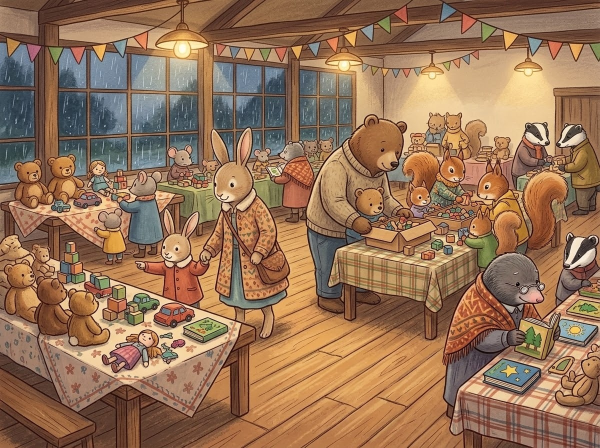
#> input picture assets/places/umbrella/bazaar-photo-higgsfield-original.jpg, 1200 x 896 px, given in place of hall-v2-a-higgsfield-original.png, which was not available (shown at 1/2 size)
$ python cut-umbrella-places.py
#> lines starting #> are read from the running program, lines starting #| are printed output that depends on the picture
"""Umbrella case places, each drawn as one tall Higgsfield picture with its floor (as Betty's home): scaled to 1376 wide,
a 1376x768 band from `top` is the place picture (<id>.webp), everything under it the conversation floor (<id>-floor.jpg,
ART_FLOOR). The band starts a little down where the drawing's ceiling or sky is empty.
The hall is the redrawn picture (2026-11-18, user pick A: no floor banner, no umbrella stand, a potted plant by the door,
a board and a poster with no readable words); the first hall (hall-higgsfield-original.jpg), its umbrella stand front
(stand-front.png) and the bazaar photo (bazaar-photo.webp) are kept on disk but no longer cut or used.
Toy Nest and Windmill Hill left the case (everyone in the hall) and are not cut again.
Run from the project folder: python -I scripts/cut-umbrella-places.py"""
from PIL import Image
D = 'assets/places/umbrella/'
SRC = {'hall': 'hall-v2-a-higgsfield-original.png'}
TOP = {'hall': 100}
for id, top in TOP.items():
    im = Image.open(D + SRC[id]).convert('RGB').resize((1376, 1843), Image.LANCZOS)
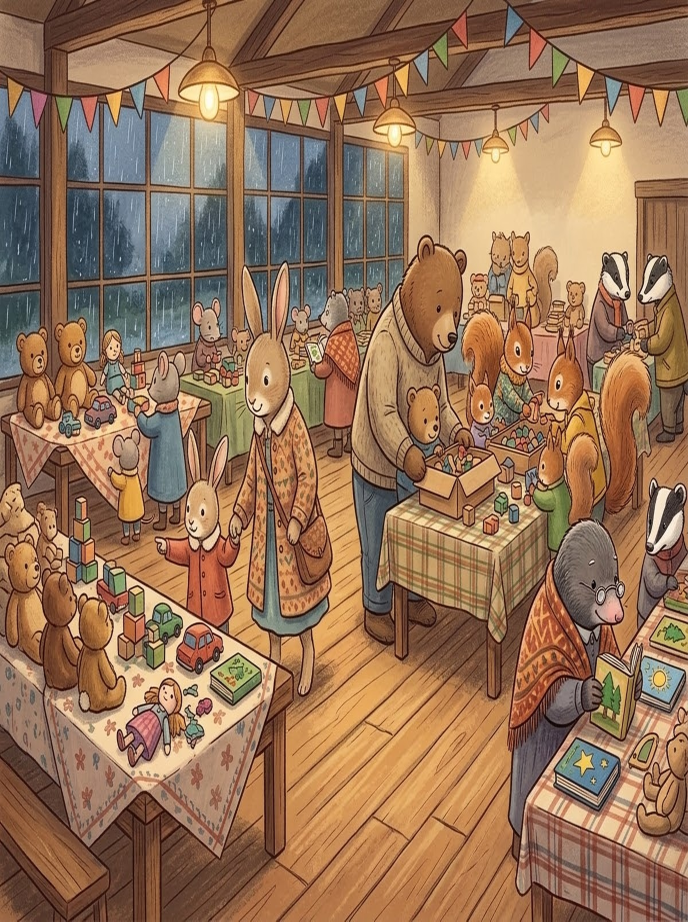
#> im: PIL image 1376x1843 RGB (shown at 1/2 size); mean R, G, B 150.6, 115, 86.9
    im.crop((0, top, 1376, top + 768)).save(D + f'{id}.webp', quality=88)
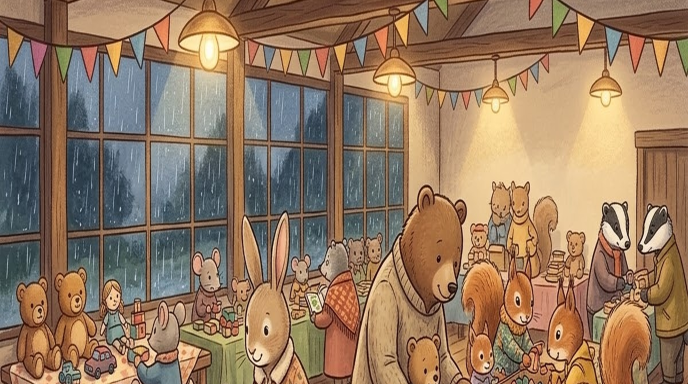
#> saved as hall.webp: PIL image 1376x768 RGB (shown at 1/2 size); mean R, G, B 148, 121, 96.5
    floor = im.crop((0, top + 768, 1376, 1843)); floor.save(D + f'{id}-floor.jpg', quality=85)
#> after `floor = im.crop((0, top + 768, 1376, 1843))`:
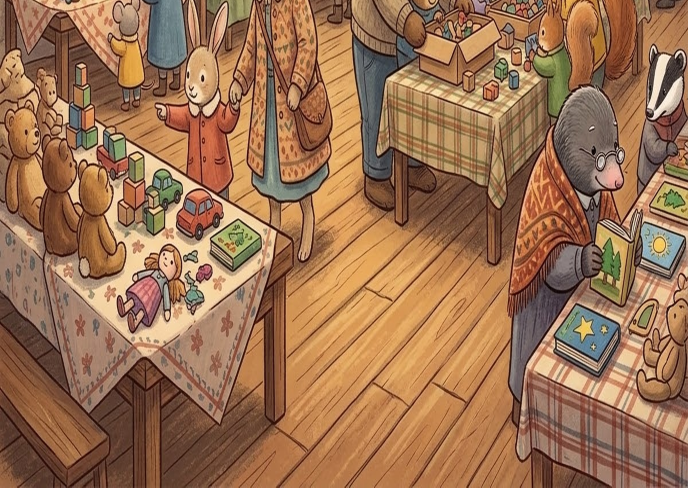
#> floor: PIL image 1376x975 RGB (shown at 1/2 size); mean R, G, B 155.6, 113.4, 81.7
    print(id, 'floor h', floor.height)
#| hall floor h 975

$ run again, on assets/places/umbrella/hall.webp
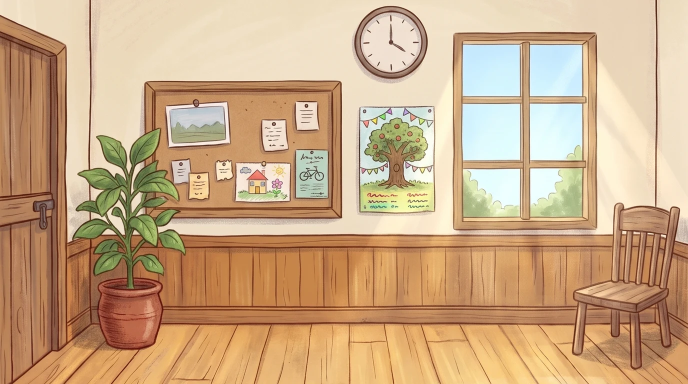
#> input picture assets/places/umbrella/hall.webp, 1376 x 768 px, given in place of hall-v2-a-higgsfield-original.png, which was not available (shown at 1/2 size)
#> `im.crop((0, top, 1376, top + 768)).save(D + f'{id}.webp', quality=88)`:
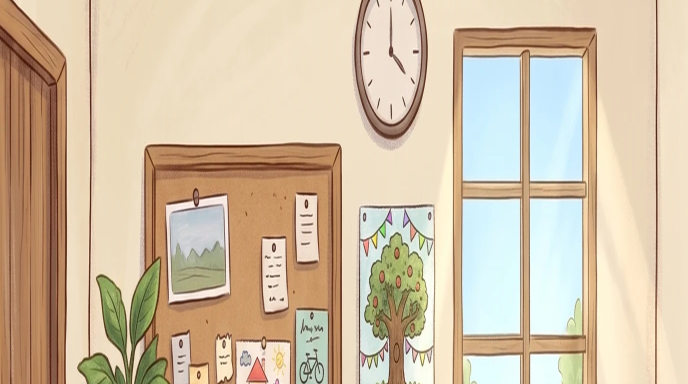
#> saved as hall.webp: PIL image 1376x768 RGB (shown at 1/2 size); mean R, G, B 210.1, 191.8, 166.4
#> `floor = im.crop((0, top + 768, 1376, 1843))`:
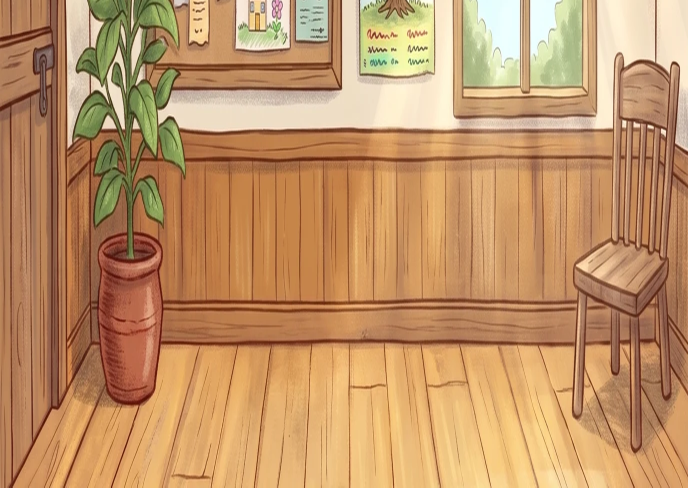
#> floor: PIL image 1376x975 RGB (shown at 1/2 size); mean R, G, B 193.1, 147.6, 103
#| hall floor h 975

$ run again, on assets/places/umbrella/stand-front.png
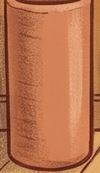
#> input picture assets/places/umbrella/stand-front.png, 100 x 173 px, given in place of hall-v2-a-higgsfield-original.png, which was not available
#> `im.crop((0, top, 1376, top + 768)).save(D + f'{id}.webp', quality=88)`:
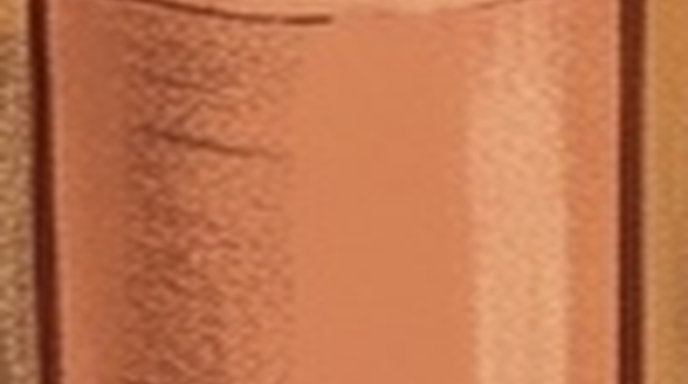
#> saved as hall.webp: PIL image 1376x768 RGB (shown at 1/2 size); mean R, G, B 191, 117.4, 79.4
#> `floor = im.crop((0, top + 768, 1376, 1843))`:
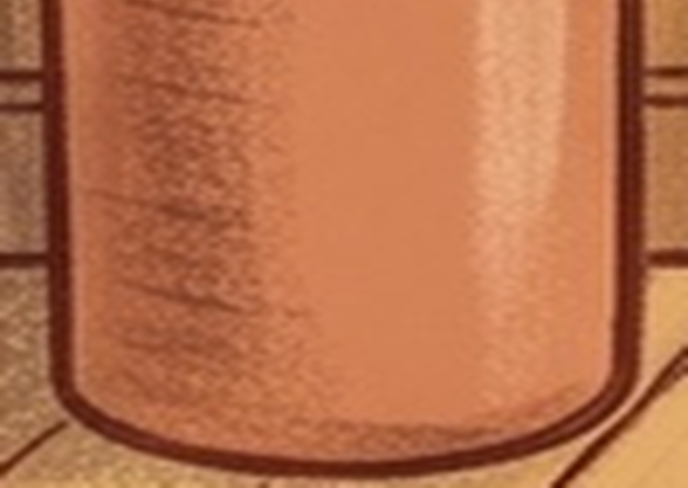
#> floor: PIL image 1376x975 RGB (shown at 1/2 size); mean R, G, B 183.6, 112.1, 75.4
#| hall floor h 975
